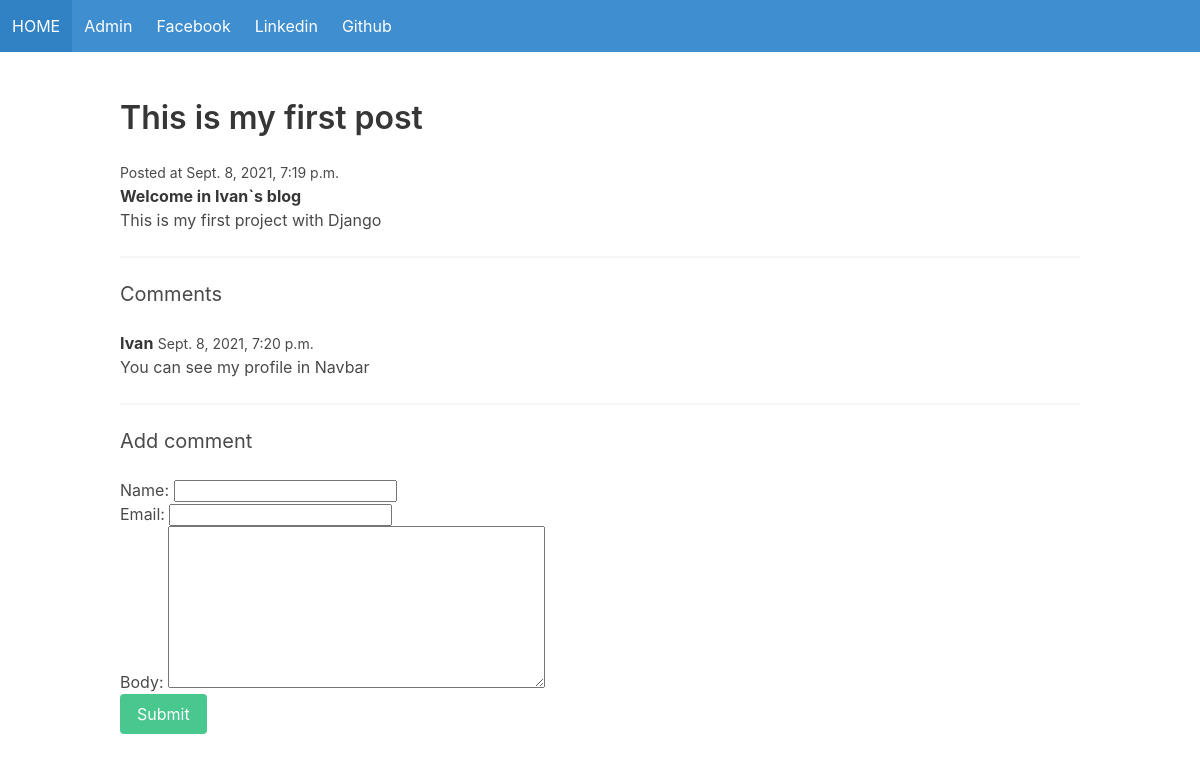
The page /new/ on the database its author committed.
### blog/models.py (models this page shows)
class Post(models.Model):
    title = models.CharField(max_length=255)
    slug = models.SlugField()
    intro = models.TextField()
    body = models.TextField()
    date_added = models.DateTimeField(auto_now_add=True)
    class Meta:
        ordering = ['-date_added']

class Comment(models.Model):
    post = models.ForeignKey(Post, related_name='comments', on_delete=models.CASCADE)
    name = models.CharField(max_length=255)
    email = models.EmailField()
    body = models.TextField()
    date_added = models.DateTimeField(auto_now_add=True)
    class Meta:
        ordering = ['date_added']

### blog/views.py (the view)
# urls.py: path('<slug:slug>/', post_detail, name='post_detail'),
def post_detail(request, slug):
    post = Post.objects.get(slug=slug)
    if request.method == "POST":
        form = CommentForm(request.POST)
        if form.is_valid():
            comment = form.save(commit=False)
            comment.post = post
            comment.save()
            return redirect('post_detail', slug = post.slug)
    else:
        form = CommentForm()
    return render(request, 'blog/post_detail.html', {'post': post, 'form': form})

### blog/forms.py
class CommentForm(forms.ModelForm):
    class Meta:
        model = Comment
        fields = ['name', 'email', 'body']

### blog/templates/blog/post_detail.html (shortened to what this page needs)
<!DOCTYPE html>
{% extends 'blog/base.html' %}
{% block content %}
    <h1 class="title">{{ post.title }}</h1>
    <small>Posted at {{ post.date_added }}</small>
    <p><strong>{{ post.intro }}</strong></p>
    <p>{{ post.body }}</p>
    <hr>
    <h2 class="subtitle">Comments</h2>
    {% for comment in post.comments.all %}
        <article class="media">
            <div class="media-content">
                <div class="content">
                    <p>
                        <strong>{{ comment.name }}</strong> <small>{{ comment.date_added }}</small>
                        <br>
                        {{ comment.body }}
                    </p>
                </div>
            </div>
        </article>
    {% empty %}
        <div class="notification">
            <p>No comments yet!</p>
        </div>
    {% endfor %}
    <hr>
    <h2 class="subtitle">Add comment</h2>
    <form method="POST" action=".">
        {{ form.as_p }}
        <div class="field">
            <div class="control">
                <button class="button is-success">Submit</button>
            </div>
        </div>
    </form>
{% endblock %}

### rows shown on the page
Post: title "This is my first post", date_added "Sept. 8, 2021, 7:19 p.m.", intro "Welcome in Ivan`s blog", body "This is my first project with Django"
Comment: name "Ivan", date_added "Sept. 8, 2021, 7:20 p.m.", body "You can see my profile in Navbar"
